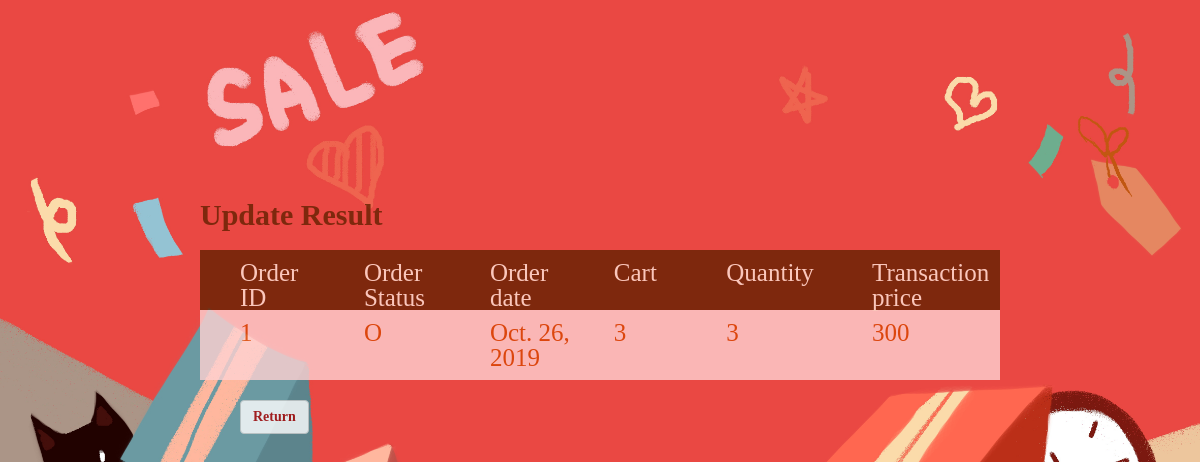
Page /1/showUpdatedOrder on the committed database.
### catalog/models.py (models this page shows, shortened)
class Order(models.Model):
    ORDER_STATUS = (
        ('O', 'ordered'),
        ('S', 'in shipping'),
        ('F', 'finished'),
    )
    OrderID = models.CharField(primary_key=True, max_length=10)
    order_status = models.CharField(max_length=1, choices=ORDER_STATUS)
    order_date = models.DateField()
    cart = models.ForeignKey(Cart, related_name ='orders', on_delete=models.CASCADE)
    quantity = models.IntegerField()
    transaction_price = models.IntegerField()
    class Meta:
        unique_together = ('cart' , 'OrderID')

class Cart(models.Model):
    CART_STATUS = (
        ('D', 'deleted'),
        ('O', 'ordered'),
        ('C', 'in_cart'),
    )
    CartID = models.CharField(primary_key=True, max_length=10)
    cart_status = models.CharField(max_length=50, default='NULL', choices = CART_STATUS)
    customer = models.ForeignKey(Customer, related_name = "carts", on_delete=models.CASCADE, unique=False)
    product = models.ForeignKey(Product, related_name = "carts", on_delete=models.CASCADE, unique=False)
    def __str__(self):
        return str(self.CartID)

### catalog/views.py (the view)
# urls.py: path('<id>/showUpdatedOrder', showUpdatedOrder),
def showUpdatedOrder(request, id):
    context ={}
    context["order"] = Order.objects.get(OrderID = id)
    return render(request, "showUpdatedOrder.html", context)

### templates/showUpdatedOrder.html (shortened to what this page needs)
<!DOCTYPE html>
{% load static %}
<html lang="en">
<head>
    <link rel="stylesheet" href="https://maxcdn.bootstrapcdn.com/bootstrap/3.4.1/css/bootstrap.min.css">
    <link rel="stylesheet" href="{% static 'css/all.css' %}">
    <link rel="stylesheet" href="{% static 'css/showUpdate.css' %}">
</head>
<body>
    <table align="center" border="3" width="800" style="margin-bottom: 20px;">
        <caption style="font-weight: bold; font-size: 30px; color: #642100;  margin-bottom: 20px;">Update Result</caption>
        <tr style="background-color: #642100;">
            <th style="height:50px;width:200px;color: #FFE6D9;font-size: 25px;padding-left: 40px; padding-top:10px;"> Order ID </th>
            <th style="height:50px;width:200px;color: #FFE6D9;font-size: 25px;padding-left: 40px; padding-top:10px;"> Order Status </th>
            <th style="height:50px;width:200px;color: #FFE6D9;font-size: 25px;padding-left: 40px; padding-top:10px;"> Order date </th>
            <th style="height:50px;width:200px;color: #FFE6D9;font-size: 25px;padding-left: 40px; padding-top:10px;"> Cart </th>
            <th style="height:50px;width:200px;color: #FFE6D9;font-size: 25px;padding-left: 40px; padding-top:10px;"> Quantity </th>
            <th style="height:50px;width:200px;color: #FFE6D9;font-size: 25px;padding-left: 40px; padding-top:10px;"> Transaction price </th>
        </tr>
        <tr style="background-color: #FFD2D2;">
            <td style="height:70px;width:200px;color: #D94600;font-size: 25px;padding-left: 40px; padding-top:10px;"> {{ order.OrderID }} </td>
            <td style="height:70px;width:200px;color: #D94600;font-size: 25px;padding-left: 40px; padding-top:10px;"> {{ order.order_status }} </td>
            <td style="height:70px;width:200px;color: #D94600;font-size: 25px;padding-left: 40px; padding-top:10px;"> {{ order.order_date }} </td>
            <td style="height:70px;width:200px;color: #D94600;font-size: 25px;padding-left: 40px; padding-top:10px;"> {{ order.cart }} </td>
            <td style="height:70px;width:200px;color: #D94600;font-size: 25px;padding-left: 40px; padding-top:10px;"> {{ order.quantity }} </td>
            <td style="height:70px;width:200px;color: #D94600;font-size: 25px;padding-left: 40px; padding-top:10px;"> {{ order.transaction_price }} </td>
        </tr>
    </table>
    <input type="button" class="btn btn-default" value="Return" style="margin-left:240px;color:#AE0000; font-weight: bold;" onclick="javascript:location.href='http://127.0.0.1:8000/employee'">
</body>
</html>

### static/css/all.css (style rules this page uses)
html, body, div, span, applet, object, iframe, h1, h2, h3, h4, h5, h6, p, blockquote, pre, a, abbr, acronym, address, big, cite, code, del, dfn, em, img, ins, kbd, q, s, samp, small, strike, strong, sub, sup, tt, var, b, u, i, center, dl, dt, dd, ol, ul, li, fieldset, form, label, legend, table, caption, tbody, tfoot, thead, tr, th, td, article, aside, canvas, details, embed, figure, figcaption, footer, header, hgroup, menu, nav, output, ruby, section, summary, time, mark, audio, video { margin: 0; padding: 0; border: 0; font-size: 100%; font: inherit; vertical-align: baseline; }
body { line-height: 1; }
table { border-collapse: collapse; border-spacing: 0; }
body { margin-left: 425px; margin-top: 225px; background-image:url('../img/background.jpg'); background-size:100%; background-repeat:no-repeat; background-color:#FFF4C1; opacity: .8; }

### static/css/showUpdate.css (style rules this page uses)
html, body, div, span, applet, object, iframe, h1, h2, h3, h4, h5, h6, p, blockquote, pre, a, abbr, acronym, address, big, cite, code, del, dfn, em, img, ins, kbd, q, s, samp, small, strike, strong, sub, sup, tt, var, b, u, i, center, dl, dt, dd, ol, ul, li, fieldset, form, label, legend, table, caption, tbody, tfoot, thead, tr, th, td, article, aside, canvas, details, embed, figure, figcaption, footer, header, hgroup, menu, nav, output, ruby, section, summary, time, mark, audio, video { margin: 0; padding: 0; border: 0; font-size: 100%; font: inherit; vertical-align: baseline; }
body { line-height: 1; }
table { border-collapse: collapse; border-spacing: 0; }
table { margin-top: 200px; margin-left:auto; margin-right:auto; }

### rows in the picture
Order: OrderID "1", order_status "O", order_date "Oct. 26, 2019", cart "3", quantity "3", transaction_price "300"
